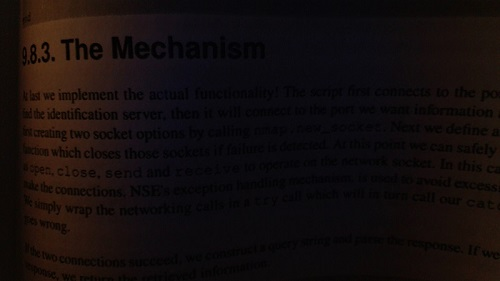
#> input picture low4.png, 500 x 281 px
$ python thresholding.py
#> lines starting #> are read from the running program, lines starting #| are printed output that depends on the picture; after the words box and inside, x2 and y2 are one past the last pixel; in counts of white or black regions, pixels touching at a corner belong together
import cv2
import numpy as np

originalimg = cv2.imread('low4.png')
#> originalimg is the input picture: shape (281, 500, 3); mean B, G, R 13.1, 13.1, 19.9
cv2.imshow('originalimage',originalimg)
img = cv2.cvtColor(originalimg,cv2.COLOR_BGR2GRAY)
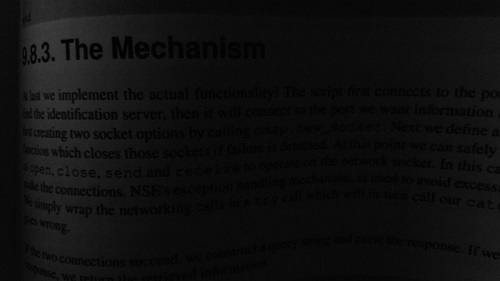
#> img: shape (281, 500); min 0, max 63, mean 15.2

# [22 lines of commented-out code are left out]
ret , otsu = cv2.threshold(img,0,255,cv2.THRESH_BINARY + cv2.THRESH_OTSU)
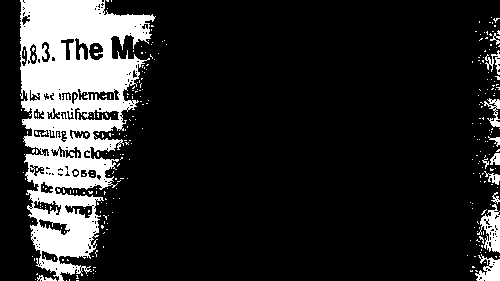
#> otsu: shape (281, 500); 15.8% white; 284 white regions (272 under 20 px), largest, box (x1, y1, x2, y2) and area: (20, 0, 156, 281) 19658, (477, 204, 500, 253) 556, (475, 254, 500, 281) 391
#> ret = 22
cv2.imshow('otsu', otsu)
cv2.waitKey(0)
cv2.destroyAllWindows()
